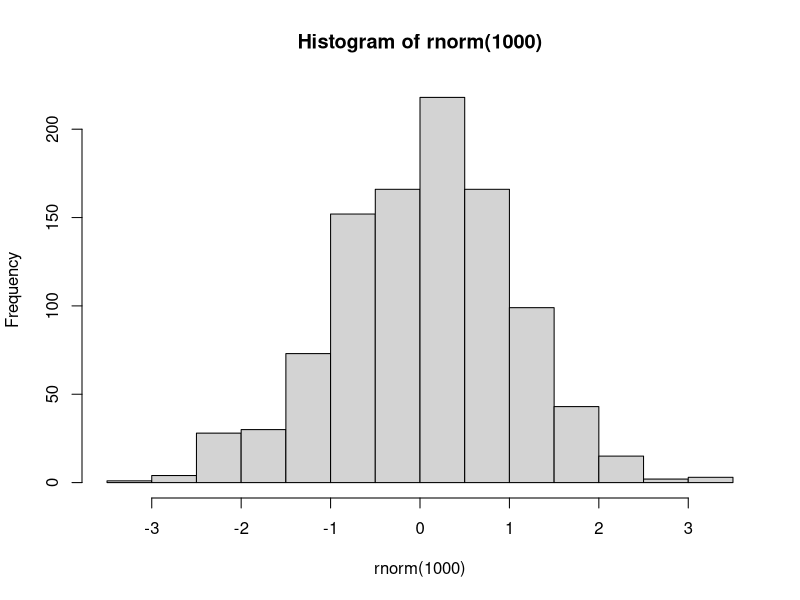
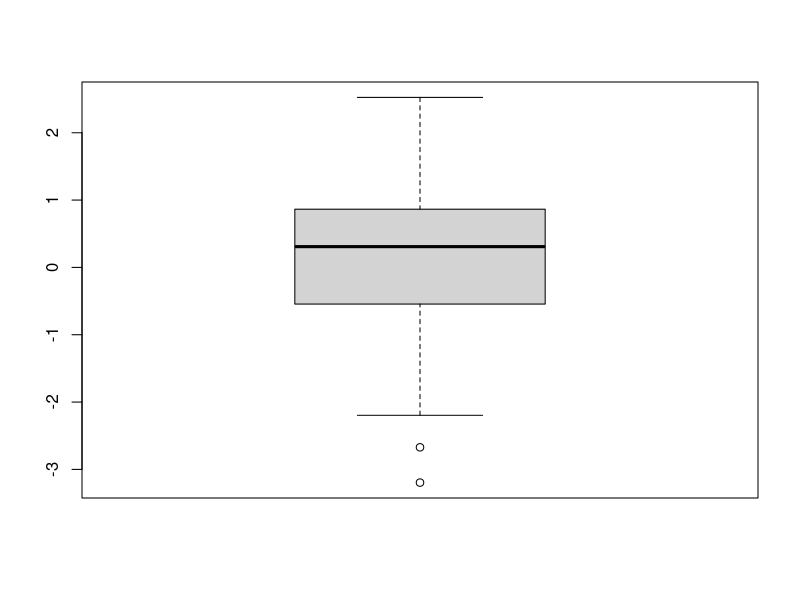

These charts were generated, in order, by the following R code:

# Histogram
hist(rnorm(1000))

# Boxplot
boxplot(rnorm(100))


# Linear model

lm(rnorm(100) ~ runif(100))

# This is my first update- by prof

#Hi, this is Drake!!! :)

# HI THIS IS RYAN RACKMAN
